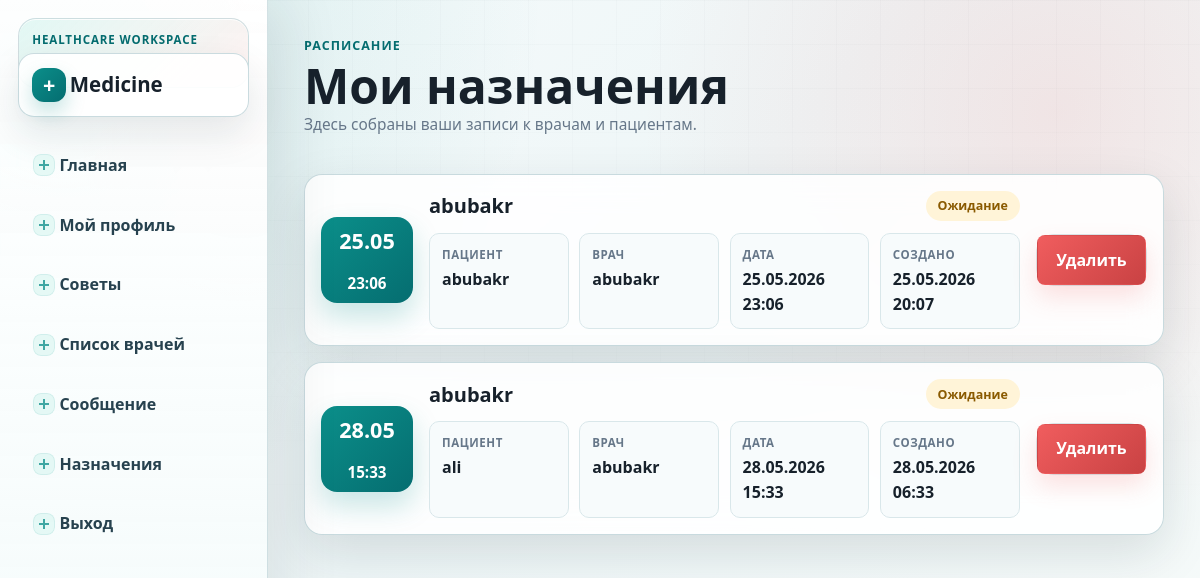
Before: /appointments/my_appointments/ (signed in) with the older database file.
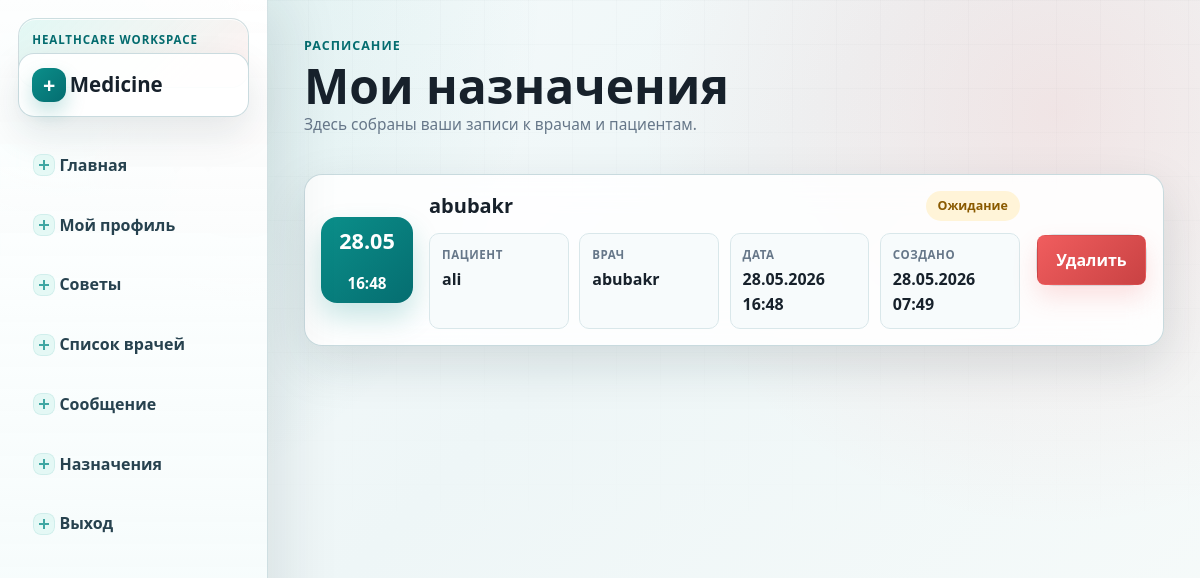
After: the same page with the newer database file.
### appointments/models.py (models this page shows, shortened)
class Appointment(models.Model):
    patient = models.ForeignKey(User,on_delete=models.CASCADE,related_name='appointments')
    doctor=models.ForeignKey('doctors.DoctorProfile',on_delete=models.CASCADE,related_name='appointments')
    date=models.DateTimeField()
    STATUS = (
        ('pending', 'Ожидание'),
        ('approved', 'Подтверждена'),
        ('cancelled', 'Отменена'),
    )
    status=models.CharField(max_length=30,choices=STATUS,default='pending')
    created_at=models.DateTimeField(auto_now_add=True)
    celery_task_ids = models.JSONField(default=list, blank=True)

### doctors/models.py (models this page shows, shortened)
class DoctorProfile(models.Model):
    user=models.OneToOneField(settings.AUTH_USER_MODEL,on_delete=models.CASCADE)
    speciality=models.CharField(max_length=20)
    city=models.CharField(max_length=50)
    clinic=models.CharField(max_length=100)
    bio=models.TextField(blank=True)
    experience=models.PositiveIntegerField(default=0)
    photo=models.ImageField(upload_to='doctors/',null=True,blank=True)

### accounts/models.py (models this page shows, shortened)
class User(AbstractUser):
    ROLE_CHOICES = (
        ('patient', 'Patient'),
        ('doctor', 'Doctor'),
        ('admin', 'Admin'),
    )
    role = models.CharField(
        max_length=20,
        choices=ROLE_CHOICES
    )
    phone = models.CharField(
        max_length=20,
        unique=True
    )
    age=models.PositiveIntegerField()

### appointments/views.py (the view)
@login_required(login_url='login')
def show_appointment(request):
    if request.user.is_superuser:
        appointment=Appointment.objects.select_related('patient', 'doctor__user').all()
    else:
        appointment=Appointment.objects.select_related('patient', 'doctor__user').filter(
            Q(patient=request.user) | Q(doctor__user=request.user)
        )
    return render(request,'appoinments/show_appointment.html',{"appointments":appointment})

### templates/appoinments/show_appointment.html (shortened to what this page needs)
{% extends "accounts/base.html" %}
{% block main %}
<header class="page-head appointments-head">
    <div>
        <p class="eyebrow">Расписание</p>
        <h1>Мои назначения</h1>
        <p class="muted">Здесь собраны ваши записи к врачам и пациентам.</p>
    </div>
</header>
<section class="appointments-list">
    {% for i in appointments %}
        <article class="appointment-card panel">
            <div class="appointment-date">
                <span>{{ i.date|date:"d.m" }}</span>
                <strong>{{ i.date|date:"H:i" }}</strong>
            </div>
            <div class="appointment-main">
                <div class="appointment-title">
                    <h2>{{ i.doctor.user.username }}</h2>
                    <span class="status-pill status-{{ i.status }}">{{ i.get_status_display }}</span>
                </div>
                <dl class="appointment-details">
                    <div>
                        <dt>Пациент</dt>
                        <dd>{{ i.patient.username }}</dd>
                    </div>
                    <div>
                        <dt>Врач</dt>
                        <dd>{{ i.doctor.user.username }}</dd>
                    </div>
                    <div>
                        <dt>Дата</dt>
                        <dd>{{ i.date|date:"d.m.Y H:i" }}</dd>
                    </div>
                    <div>
                        <dt>Создано</dt>
                        <dd>{{ i.created_at|date:"d.m.Y H:i" }}</dd>
                    </div>
                </dl>
            </div>
            {% if request.user == i.patient or request.user == i.doctor.user or request.user.is_superuser %}
                <form class="appointment-actions" action="{% url 'delete_appointment' i.id %}" method="post">
                    <button class="danger-button" type="submit">Удалить</button>
                </form>
            {% endif %}
        </article>
    {% empty %}
        <div class="empty-state panel">
            <h2>Назначений пока нет</h2>
            <p class="muted">Когда вы запишетесь к врачу, запись появится здесь.</p>
            <a class="button" href="{% url 'doctors_list' %}">Найти врача</a>
        </div>
    {% endfor %}
</section>
{% endblock %}

### templates/accounts/base.html (shortened to what this page needs)
<!DOCTYPE html>
{% load static %}
<html lang="ru">
<head>
    <link rel="stylesheet" href="{% static 'css/style.css' %}">
</head>
<body class="{% block body_class %}{% endblock %}">
    <div class="site-layout">
        <nav class="site-nav" aria-label="Навигация">
            <a class="site-brand" href="{% url 'redirect_dashboard' %}">Medicine</a>
            <ul class="nav-list">
                {% block nav %}
                {% if user.is_authenticated %}
                    <li><a href="{% url 'redirect_dashboard' %}">Главная</a></li>
                    <li><a href="{% url 'my_profile' %}">Мой профиль</a></li>
                    <li><a href="{% url 'global_chat' %}">Советы</a></li>
                    <li><a href="{% url 'doctors_list' %}">Список врачей</a></li>
                    <li><a href="{% url 'show_messages' %}">Сообщение</a></li>
                    <li><a href="{% url 'appointments' %}">Назначения</a></li>
                    <li><a href="{% url 'login' %}">Выход</a></li>
                {% else %}
                    <li><a href="{% url 'login' %}">Вход</a></li>
                    <li><a href="{% url 'register' %}">Регистрация</a></li>
                    <li><a href="{% url 'global_chat' %}">Советы</a></li>
                {% endif %}
                {% endblock %}
            </ul>
        </nav>
        <main class="site-content">
            {% block main %}{% endblock %}
        </main>
    </div>
</body>
</html>

Changed rows visible on the page:
removed Appointment: date "25.05", date "23:06", doctor.user.username "abubakr", status "Ожидание", patient.username "abubakr", date "25.05.2026 23:06", created_at "25.05.2026 20:07", shows "Удалить"
removed Appointment: date "28.05", date "15:33", doctor.user.username "abubakr", status "Ожидание", patient.username "ali", date "28.05.2026 15:33", created_at "28.05.2026 06:33", shows "Удалить"
added Appointment: date "28.05", date "16:48", doctor.user.username "abubakr", status "Ожидание", patient.username "ali", date "28.05.2026 16:48", created_at "28.05.2026 07:49", shows "Удалить"
